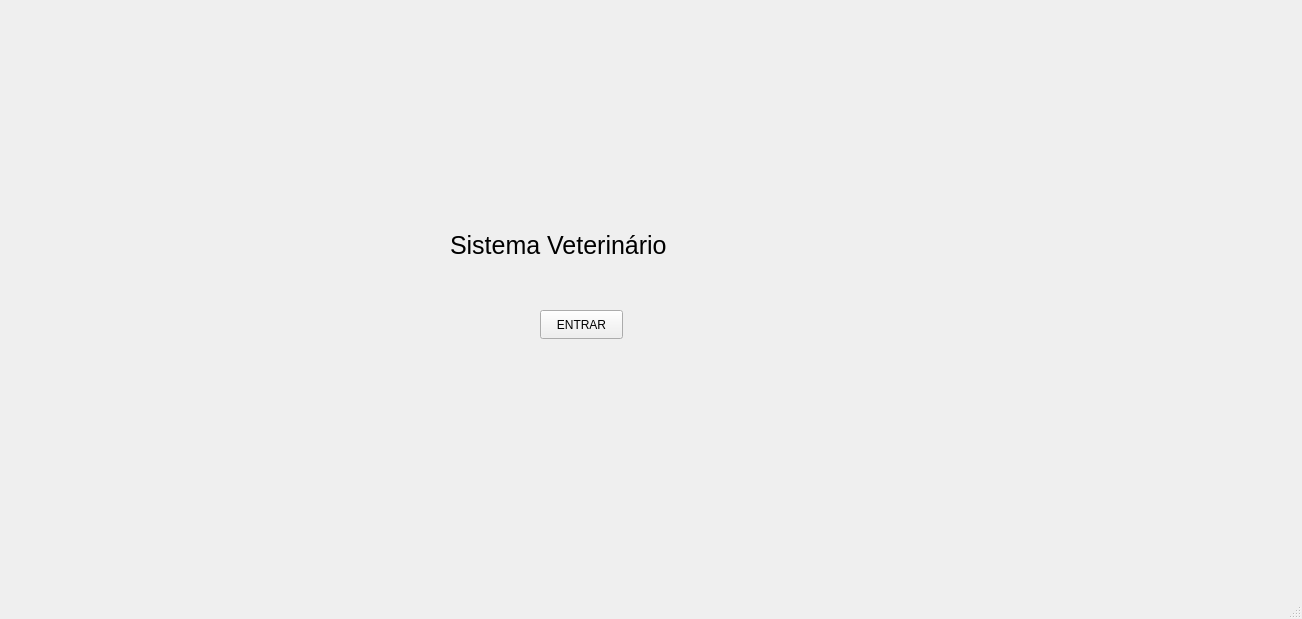
<?xml version="1.0" encoding="UTF-8"?>
<ui version="4.0">
 <class>MainWindow</class>
 <widget class="QMainWindow" name="MainWindow">
  <property name="geometry">
   <rect>
    <x>0</x>
    <y>0</y>
    <width>1302</width>
    <height>619</height>
   </rect>
  </property>
  <property name="windowTitle">
   <string>MainWindow</string>
  </property>
  <widget class="QWidget" name="centralwidget">
   <widget class="QLabel" name="label">
    <property name="geometry">
     <rect>
      <x>450</x>
      <y>180</y>
      <width>291</width>
      <height>131</height>
     </rect>
    </property>
    <property name="font">
     <font>
      <pointsize>19</pointsize>
     </font>
    </property>
    <property name="text">
     <string>Sistema Veterinário</string>
    </property>
   </widget>
   <widget class="QPushButton" name="pushButton">
    <property name="geometry">
     <rect>
      <x>540</x>
      <y>310</y>
      <width>83</width>
      <height>29</height>
     </rect>
    </property>
    <property name="text">
     <string>ENTRAR</string>
    </property>
   </widget>
  </widget>
  <widget class="QMenuBar" name="menubar">
   <property name="geometry">
    <rect>
     <x>0</x>
     <y>0</y>
     <width>1302</width>
     <height>25</height>
    </rect>
   </property>
  </widget>
  <widget class="QStatusBar" name="statusbar"/>
 </widget>
 <resources/>
 <connections/>
</ui>
